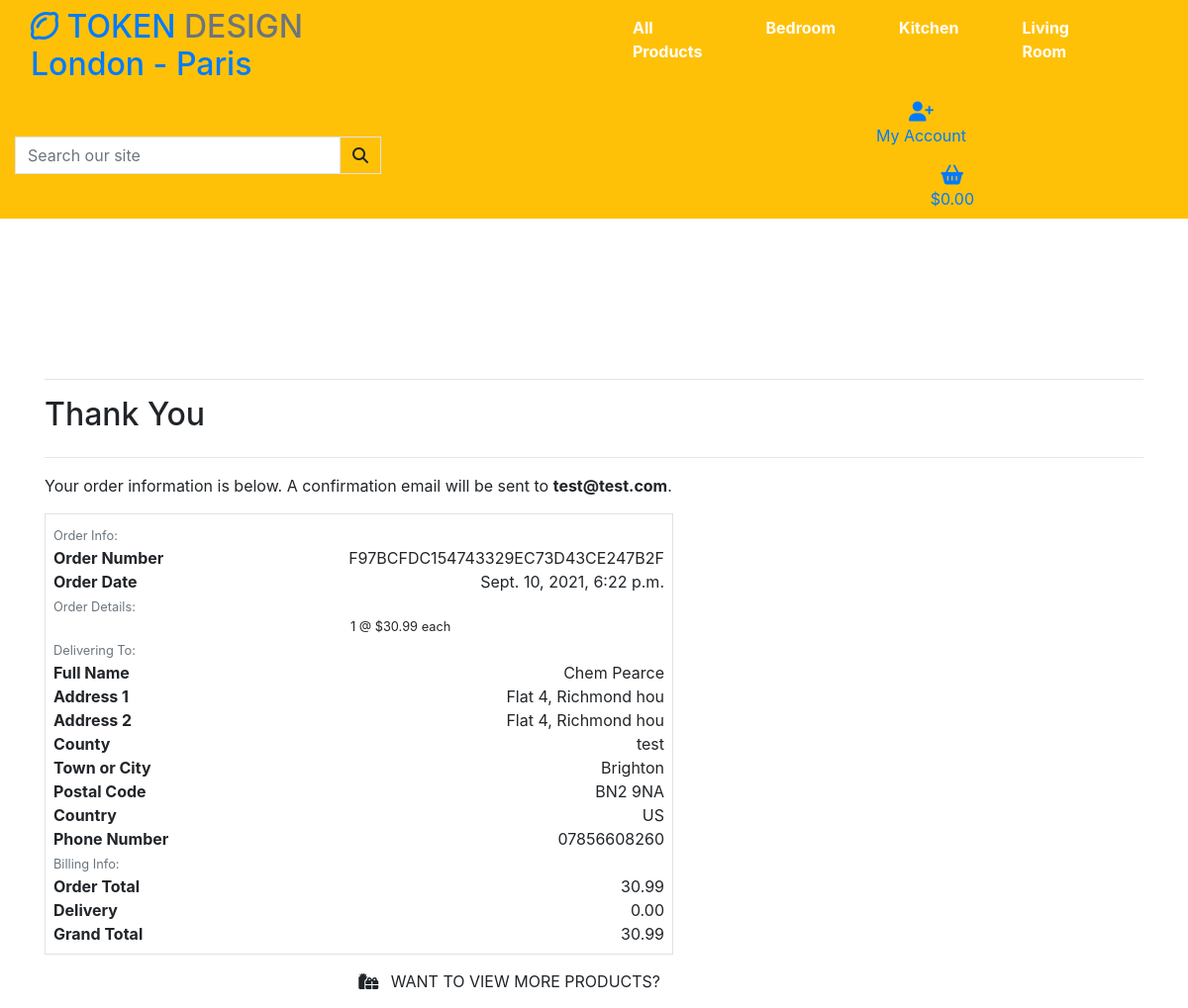
Screenshot of /checkout/checkout_success/F97BCFDC154743329EC73D43CE247B2F with the database file from the repository.
### checkout/models.py (models this page shows, shortened)
class Order(models.Model):
    order_number = models.CharField(max_length=32, null=False, editable=False)
    full_name = models.CharField(max_length=60, null=False, blank=False)
    phone_number = models.CharField(max_length=20, null=False, blank=False)
    email = models.EmailField(max_length=254, null=False, blank=False)
    country = models.CharField(max_length=40, null=False, blank=False)
    postcode = models.CharField(max_length=15, null=True, blank=True)
    town_or_city = models.CharField(max_length=40, null=False, blank=False)
    county = models.CharField(max_length=80, null=True, blank=True)
    street_address1 = models.CharField(max_length=80, null=False, blank=False)
    street_address2 = models.CharField(max_length=80, null=True, blank=True)
    date = models.DateTimeField(auto_now_add=True)
    delivery_cost = models.DecimalField(max_digits=6, decimal_places=2, null=False, default=0)
    order_total = models.DecimalField(max_digits=10, decimal_places=2, null=False, default=0)
    grand_total = models.DecimalField(max_digits=10, decimal_places=2, null=False, default=0)
    original_cart = models.TextField(null=False, blank=False, default='')
    stripe_pid = models.CharField(max_length=254, null=False, blank=False, default='')

class OrderLineItem(models.Model):
    order = models.ForeignKey(Order, null=False, blank=False, on_delete=models.CASCADE, related_name='lineitems')
    product = models.ForeignKey(Product, null=False, blank=False, on_delete=models.CASCADE)
    quantity = models.IntegerField(null=False, blank=False, default=0)
    lineitem_total = models.DecimalField(max_digits=6, decimal_places=2, null=False, blank=False, editable=False)

### products/models.py (models this page shows, shortened)
class Product(models.Model):
    category = models.ForeignKey('Category', null=True, blank=True, on_delete=models.SET_NULL)
    sku = models.CharField(max_length=254, null=True, blank=True)
    name = models.CharField(max_length=254)
    description = models.TextField()
    price = models.DecimalField(max_digits=6, decimal_places=2)
    rating = models.DecimalField(max_digits=6, decimal_places=2, null=True, blank=True)
    image_url = models.URLField(max_length=1024, null=True, blank=True)
    image = models.ImageField(null=True, blank=True)

### checkout/views.py (the view)
# urls.py: path('checkout_success/<order_number>', views.checkout_success, name='checkout_success'),
def checkout_success(request, order_number):
    save_info = request.session.get('save_info')
    order = get_object_or_404(Order, order_number=order_number)
    messages.success(request, f'Order successfully processed! \
        Your order number is {order_number}. A confirmation \
        email will be sent to {order.email}.')
    if 'shopping_cart' in request.session:
        del request.session['shopping_cart']
    template = 'checkout/checkout_success.html'
    context = {
        'order': order,
    }
    return render(request, template, context)

### shopping_cart/contexts.py (called while the page is built, shortened)
def cart_contents(request):
    cart_items = []
    total = 0
    product_count = 0
    shopping_cart = request.session.get('shopping_cart', {})
    if total < settings.FREE_DELIVERY_POINT:
        delivery = total * Decimal(settings.STANDARD_DELIVERY_PERCENTAGE / 100)
        free_delivery_delta = settings.FREE_DELIVERY_POINT - total
    else:
        delivery = 0
        free_delivery_delta = 0
    grand_total = delivery + total
    context = {
        'cart_items': cart_items,
        'total': total,
        'product_count': product_count,
        'delivery': delivery,
        'free_delivery_delta': free_delivery_delta,
        'free_delivery_point': settings.FREE_DELIVERY_POINT,
        'grand_total': grand_total,
    }
    return context

### checkout/templates/checkout/checkout_success.html (shortened to what this page needs)
{% extends "base.html" %}
{% load static %}
{% block extra_css %}
    <link rel="stylesheet" href="{% static 'checkout/css/checkout.css' %}">
{% endblock %}
{% block content %}
    <div class="container checkout-container">
        <div class="row">
            <div class="col">
                <hr>
                <h2 class="logo-font mb-4">Thank You</h2>
                <hr>
                <p class="text-black">Your order information is below. A confirmation email will be sent to <strong>{{ order.email }}</strong>.</p>
            </div>
        </div>
        <div class="row">
            <div class="col-12 col-lg-7">
                <div class="order-confirmation-wrapper p-2 border">
                    <div class="row">
                        <div class="col">
                            <small class="text-muted">Order Info:</small>
                        </div>
                    </div>
                    <div class="row">
                        <div class="col-12 col-md-4">
                            <p class="mb-0 text-black font-weight-bold">Order Number</p>
                        </div>
                        <div class="col-12 col-md-8 text-md-right">
                            <p class="mb-0">{{ order.order_number }}</p>
                        </div>
                    </div>
                    <div class="row">
                        <div class="col-12 col-md-4">
                            <p class="mb-0 text-black font-weight-bold">Order Date</p>
                        </div>
                        <div class="col-12 col-md-8 text-md-right">
                            <p class="mb-0">{{ order.date }}</p>
                        </div>
                    </div>
                    <div class="row">
                        <div class="col">
                            <small class="text-muted">Order Details:</small>
                        </div>
                    </div>
                    {% for item in order.lineitems.all %}
                    <div class="row">
                        <div class="col-12 col-md-8 text-md-right">
                            <p class="small mb-0">{{ item.quantity }} @ ${{ item.product.price }} each</p>
                        </div>
                    </div>
                    {% endfor %}
                    <div class="row">
                        <div class="col">
                            <small class="text-muted">Delivering To:</small>
                        </div>
                    </div>
                    <div class="row">
                        <div class="col-12 col-md-4">
                            <p class="mb-0 text-black font-weight-bold">Full Name</p>
                        </div>
                        <div class="col-12 col-md-8 text-md-right">
                            <p class="mb-0">{{ order.full_name }}</p>
                        </div>
                    </div>
                    <div class="row">
                        <div class="col-12 col-md-4">
                            <p class="mb-0 text-black font-weight-bold">Address 1</p>
                        </div>
                        <div class="col-12 col-md-8 text-md-right">
                            <p class="mb-0">{{ order.street_address1 }}</p>
                        </div>
                    </div>
                    {% if order.street_address2 %}
                    <div class="row">
                        <div class="col-12 col-md-4">
                            <p class="mb-0 text-black font-weight-bold">Address 2</p>
                        </div>
                        <div class="col-12 col-md-8 text-md-right">
                            <p class="mb-0">{{ order.street_address1 }}</p>
                        </div>
                    </div>
                    {% endif %}
                    {% if order.county %}
                    <div class="row">
                        <div class="col-12 col-md-4">
                            <p class="mb-0 text-black font-weight-bold">County</p>
                        </div>
                        <div class="col-12 col-md-8 text-md-right">
                            <p class="mb-0">{{ order.county }}</p>
                        </div>
                    </div>
                    {% endif %}
                    <div class="row">
                        <div class="col-12 col-md-4">
                            <p class="mb-0 text-black font-weight-bold">Town or City</p>
                        </div>
                        <div class="col-12 col-md-8 text-md-right">
                            <p class="mb-0">{{ order.town_or_city }}</p>
                        </div>
                    </div>
                    {% if order.postcode %}
                    <div class="row">
                        <div class="col-12 col-md-4">
                            <p class="mb-0 text-black font-weight-bold">Postal Code</p>
                        </div>
                        <div class="col-12 col-md-8 text-md-right">
                            <p class="mb-0">{{ order.postcode }}</p>
                        </div>
                    </div>
                    {% endif %}
                    <div class="row">
                        <div class="col-12 col-md-4">
                            <p class="mb-0 text-black font-weight-bold">Country</p>
                        </div>
                        <div class="col-12 col-md-8 text-md-right">
                            <p class="mb-0">{{ order.country }}</p>
                        </div>
                    </div>
                    <div class="row">
                        <div class="col-12 col-md-4">
                            <p class="mb-0 text-black font-weight-bold">Phone Number</p>
                        </div>
                        <div class="col-12 col-md-8 text-md-right">
                            <p class="mb-0">{{ order.phone_number }}</p>
                        </div>
                    </div>
                    <div class="row">
                        <div class="col">
                            <small class="text-muted">Billing Info:</small>
                        </div>
                    </div>
                    <div class="row">
                        <div class="col-12 col-md-4">
                            <p class="mb-0 text-black font-weight-bold">Order Total</p>
                        </div>
                        <div class="col-12 col-md-8 text-md-right">
                            <p class="mb-0">{{ order.order_total }}</p>
                        </div>
                    </div>
                    <div class="row">
                        <div class="col-12 col-md-4">
                            <p class="mb-0 text-black font-weight-bold">Delivery</p>
                        </div>
                        <div class="col-12 col-md-8 text-md-right">
                            <p class="mb-0">{{ order.delivery_cost }}</p>
                        </div>
                    </div>
                    <div class="row">
                        <div class="col-12 col-md-4">
                            <p class="mb-0 text-black font-weight-bold">Grand Total</p>
                        </div>
                        <div class="col-12 col-md-8 text-md-right">
                            <p class="mb-0">{{ order.grand_total }}</p>
                        </div>
                    </div>
                </div>
            </div>
        </div>
        <div class="row">
			<div class="col-12 col-lg-7 text-right">
				<a href="{% url 'products' %}" class="btn btn-black rounded-0 my-2">
					<span class="icon mr-2">
						<i class="fas fa-gifts"></i>
					</span>
					<span class="text-uppercase">Want to view more products?</span>
				</a>
			</div>
		</div>
        </div>
{% endblock %}

### checkout/static/checkout/css/checkout.css (style rules this page uses)
.checkout-container { margin-top:100px; }

### rows the page displays
Order: email "test@test.com", order_number "F97BCFDC154743329EC73D43CE247B2F", date "Sept. 10, 2021, 6:22 p.m.", full_name "Chem Pearce", street_address1 "Flat 4, Richmond hou", county "test", town_or_city "Brighton", postcode "BN2 9NA", country "US", phone_number "07856608260", order_total "30.99", delivery_cost "0.00", grand_total "30.99"
OrderLineItem: quantity "1", product.price "30.99"
